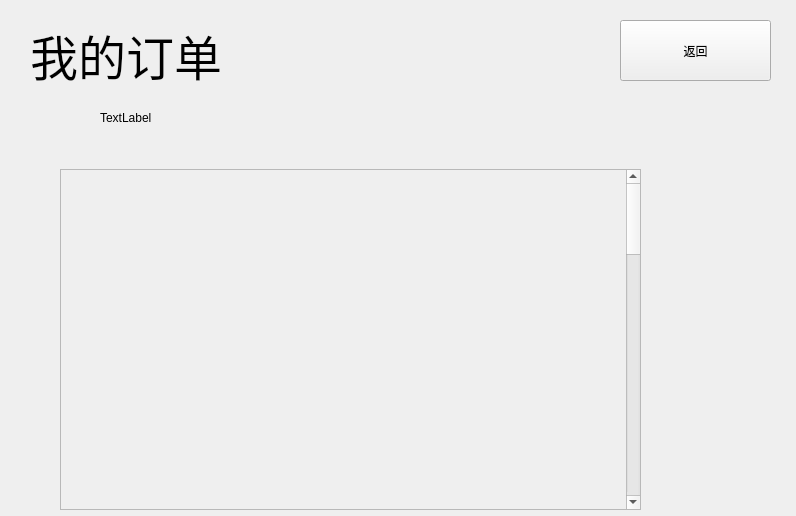
<?xml version="1.0" encoding="UTF-8"?>
<ui version="4.0">
 <class>DingD</class>
 <widget class="QWidget" name="DingD">
  <property name="geometry">
   <rect>
    <x>0</x>
    <y>0</y>
    <width>796</width>
    <height>516</height>
   </rect>
  </property>
  <property name="windowTitle">
   <string>Form</string>
  </property>
  <widget class="QPushButton" name="pushButton">
   <property name="geometry">
    <rect>
     <x>620</x>
     <y>20</y>
     <width>151</width>
     <height>61</height>
    </rect>
   </property>
   <property name="text">
    <string>返回</string>
   </property>
  </widget>
  <widget class="QLabel" name="label">
   <property name="geometry">
    <rect>
     <x>30</x>
     <y>20</y>
     <width>511</width>
     <height>71</height>
    </rect>
   </property>
   <property name="text">
    <string>&lt;html&gt;&lt;head/&gt;&lt;body&gt;&lt;p&gt;&lt;span style=&quot; font-size:36pt;&quot;&gt;我的订单&lt;/span&gt;&lt;/p&gt;&lt;/body&gt;&lt;/html&gt;</string>
   </property>
  </widget>
  <widget class="QScrollArea" name="scrollArea">
   <property name="enabled">
    <bool>true</bool>
   </property>
   <property name="geometry">
    <rect>
     <x>60</x>
     <y>169</y>
     <width>581</width>
     <height>341</height>
    </rect>
   </property>
   <property name="widgetResizable">
    <bool>false</bool>
   </property>
   <property name="alignment">
    <set>Qt::AlignmentFlag::AlignLeading|Qt::AlignmentFlag::AlignLeft|Qt::AlignmentFlag::AlignVCenter</set>
   </property>
   <widget class="QWidget" name="scrollAreaWidgetContents">
    <property name="geometry">
     <rect>
      <x>0</x>
      <y>0</y>
      <width>549</width>
      <height>1498</height>
     </rect>
    </property>
   </widget>
  </widget>
  <widget class="QLabel" name="label_20">
   <property name="geometry">
    <rect>
     <x>700</x>
     <y>340</y>
     <width>54</width>
     <height>16</height>
    </rect>
   </property>
   <property name="text">
    <string/>
   </property>
  </widget>
  <widget class="QLabel" name="label_2">
   <property name="geometry">
    <rect>
     <x>100</x>
     <y>110</y>
     <width>53</width>
     <height>15</height>
    </rect>
   </property>
   <property name="text">
    <string>TextLabel</string>
   </property>
  </widget>
 </widget>
 <resources/>
 <connections/>
</ui>
